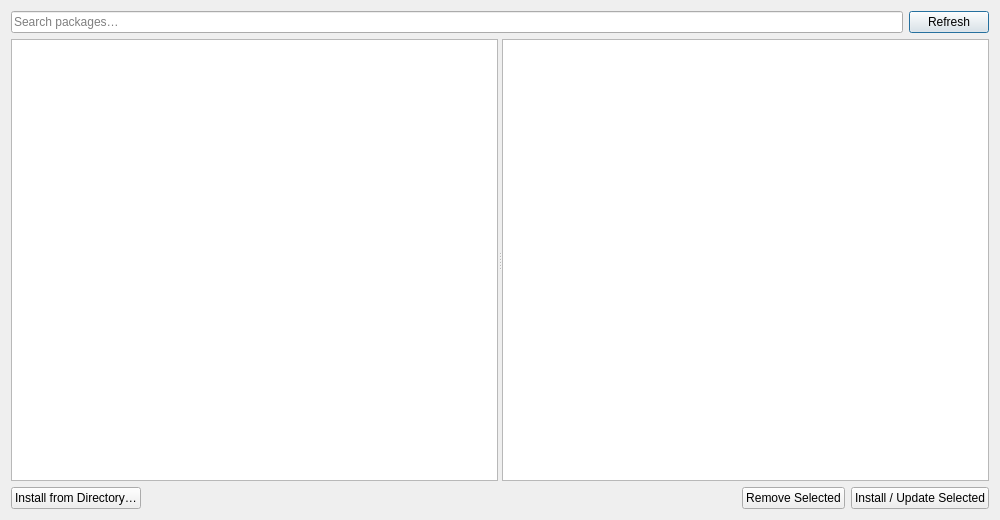
<?xml version="1.0" encoding="UTF-8"?>
<ui version="4.0">
 <class>PackageManagerDialog</class>
 <widget class="QDialog" name="PackageManagerDialog">
  <property name="geometry">
   <rect>
    <x>0</x>
    <y>0</y>
    <width>1000</width>
    <height>520</height>
   </rect>
  </property>
  <property name="windowTitle">
   <string>Manage Packages…</string>
  </property>
  <layout class="QVBoxLayout" name="verticalLayout">
   <!-- Search + Refresh bar -->
   <item>
    <layout class="QHBoxLayout" name="searchLayout">
     <item>
      <widget class="QLineEdit" name="searchEdit">
       <property name="placeholderText">
        <string>Search packages…</string>
       </property>
       <property name="clearButtonEnabled">
        <bool>true</bool>
       </property>
      </widget>
     </item>
     <item>
      <widget class="QPushButton" name="refreshButton">
       <property name="text">
        <string>Refresh</string>
       </property>
      </widget>
     </item>
    </layout>
   </item>
   <!-- Main content: table + readme -->
   <item>
    <widget class="QSplitter" name="splitter">
     <property name="orientation">
      <enum>Qt::Horizontal</enum>
     </property>
     <widget class="QTableView" name="packageTable">
      <property name="selectionBehavior">
       <enum>QAbstractItemView::SelectRows</enum>
      </property>
      <property name="alternatingRowColors">
       <bool>true</bool>
      </property>
      <property name="sortingEnabled">
       <bool>true</bool>
      </property>
     </widget>
     <widget class="QTextBrowser" name="readmeBrowser">
      <property name="openExternalLinks">
       <bool>true</bool>
      </property>
     </widget>
    </widget>
   </item>
   <!-- Button bar -->
   <item>
    <layout class="QHBoxLayout" name="buttonLayout">
     <item>
      <widget class="QPushButton" name="installLocalButton">
       <property name="text">
        <string>Install from Directory…</string>
       </property>
      </widget>
     </item>
     <item>
      <spacer name="buttonSpacer">
       <property name="orientation">
        <enum>Qt::Horizontal</enum>
       </property>
       <property name="sizeHint" stdset="0">
        <size>
         <width>40</width>
         <height>20</height>
        </size>
       </property>
      </spacer>
     </item>
     <item>
      <widget class="QPushButton" name="removeButton">
       <property name="text">
        <string>Remove Selected</string>
       </property>
      </widget>
     </item>
     <item>
      <widget class="QPushButton" name="installButton">
       <property name="text">
        <string>Install / Update Selected</string>
       </property>
      </widget>
     </item>
    </layout>
   </item>
  </layout>
 </widget>
 <resources/>
 <connections/>
</ui>
